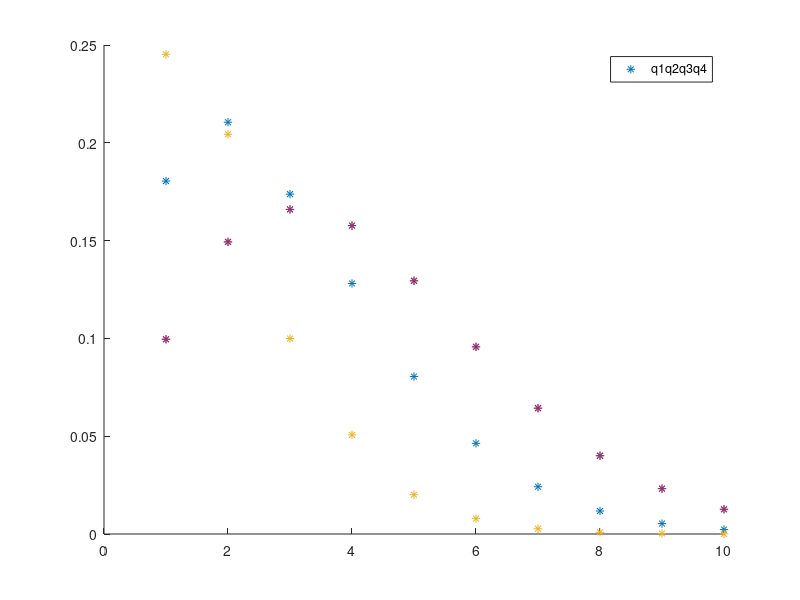

Recreate this plot in MATLAB.
% t = 10;
% N=10^4;
% for lambda=[2,3,1,3]
%     time_dep=zeros(t,1);
%     for claim_amt=0:t
%         claims=zeros(1,N);
%          for i=1:N
%             n=poissrnd(lambda);
% 
%          end
%     end
% end

for lambda = [2,3,1,3]
    exponential = exp(-lambda);
    x = [];
    y = [];
    z = zeros(0,10);
    for k = 1:10
        summation = [];
        for n = ceil(k/2):k
            summation(end + 1) = (exponential*(lambda^n)*(1/3)^(k-n)*((2/3)^(2*n - k)))/(factorial(2*n-k)*factorial(k-n));
        end
        x(end+1) = k;
        y(end+1) = sum(summation)
    end
    hold on
    plot(x,y,"*");
end
legend(["q1","q2","q3","q4"])
hold off

p=1/3;
lambda=3;
final=0;
for k=0:5
    prob = p^k*(1-p)^(-k)*exp(-lambda);
    sum = 0;
    for n=ceil(k/2):k
        sum = sum + (p^(-n)*(lambda*(1-p)^2)^n)/(factorial(k-n)*factorial(2*n-k));
    end
    prob = prob*sum;
    final = final + prob;
end
disp(1-final);